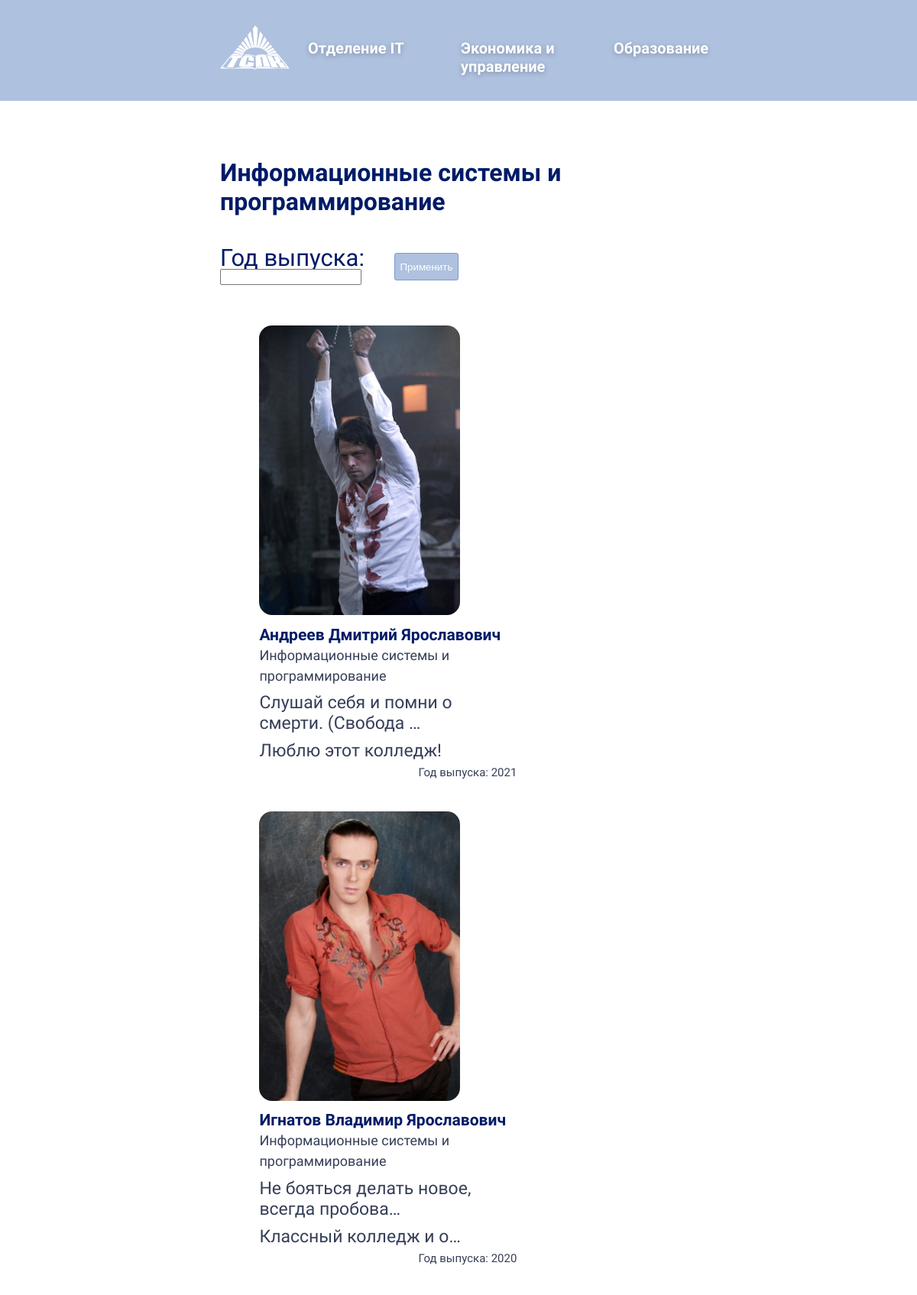
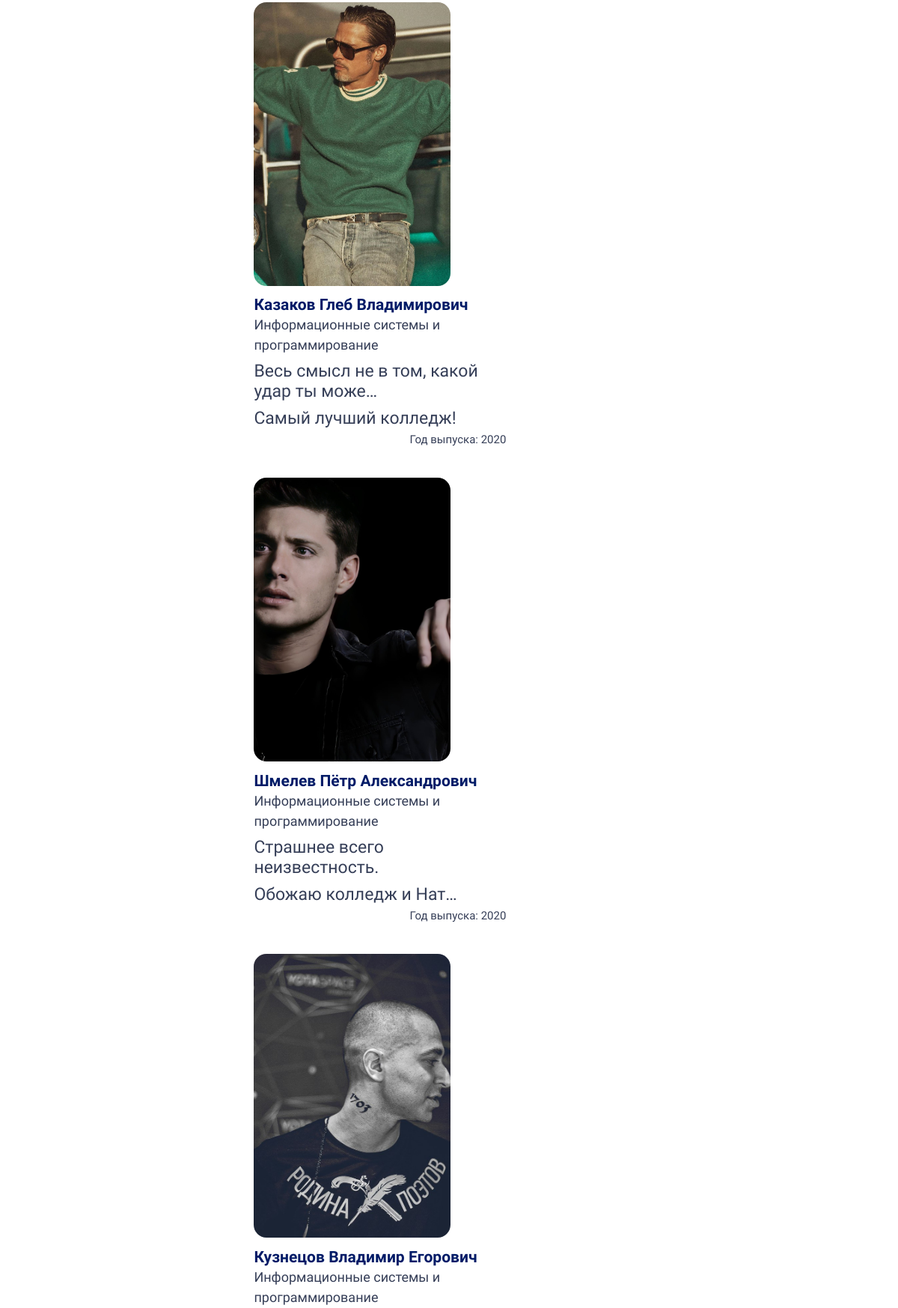
Page /11 (upper part) on the committed database (2 pictures, top to bottom).
### core/models.py (models this page shows, shortened)
class Category(models.Model):
    parent = models.ForeignKey('self', on_delete=models.CASCADE, null=True, blank=True,verbose_name='Отделение')
    category_text = models.CharField(max_length=100,verbose_name='Специальность')
    def __str__(self):
        return self.category_text

class Card(models.Model):
    name = models.CharField(verbose_name='ФИО', max_length=1000)
    category = models.ForeignKey(Category, on_delete=models.CASCADE,  null=True, blank=True, verbose_name='специальность')
    kredo = models.TextField(max_length=1000, blank=True)
    ava = models.ImageField(upload_to=add_path, default=None)
    otzyv = models.TextField(max_length=1000)
    god_grad = models.IntegerField('Год выпуска', blank=True)

### core/views.py (the view)
# urls.py: path('<int:category_id>', views.cat_ord, name='cat_ord'),
def cat_ord(request, category_id):
    form = FilterForm(request.GET)
    category = get_object_or_404(Category, id=category_id)
    cards = Card.objects.filter(category=category).order_by('-god_grad')
    categories = Category.objects.get(id=category_id)
    if form.is_valid():
        if form.cleaned_data["god_grad"]:
            cards = cards.filter(god_grad__exact=form.cleaned_data["god_grad"])
    context = {
        'categories': categories,
        'cards': cards,
        'form': form,
    }
    return render(request, 'cat.html', context)

### Gallery/forms.py
class FilterForm(forms.Form):
    god_grad = forms.IntegerField(label="Год выпуска", required=False)

### core/templatetags/common_tags.py (called while the page is built)
@register.inclusion_tag('header.html', takes_context=True)
def show_top_menu(context):
    categories = Category.objects.filter(parent=None)
    return {
        'categories': categories,
    }

### templates/cat.html (shortened to what this page needs)
{% extends 'layout_card.html' %}
{% load static%}
{% block unique_content%}
<section class="container">
<h1 class="cat_name">{{categories}}</h1>
<form class="form" action="" method="get">
{{form.as_p}}
<input class="prim" type="submit" value="Применить">
</form>
{% if cards %}
    <ul class="cards">
       {% for card in cards %}
       <a href="{% url 'card_detail' card.id %}">
        <div class="card">
        <div>
            <img src="{{ card.ava.url }}" alt="фото">
        </div>
        <div class="card-bl">
            <h3 class="fio-card">{{ card.name }}</h3>
            <a class="card-card" href="{% url 'cat_ord' card.category.id %}">{{ card.category.category_text }}</a>
            <p class="card-card">{{ card.kredo|truncatechars:40 }}</p>
            <p class="card-card">{{ card.otzyv|truncatechars:21 }}</p>
            <p class="card-card right">Год выпуска: {{ card.god_grad}}</p>
        </div>
    </div>
    </a>
                            {% endfor%}
    </ul>
    {% else %}
    <p class='err'>К сожалению, пока объявлений по данной категории нету:(</p>
{% endif %}
        </section>
{% endblock%}

### templates/header.html (shortened to what this page needs)
{% load static%}
                <div id="nav">
                    <nav>
                        <ul class="navig">
                            <li>
                                <a href="{% url 'otdel-slide'%}">
                                    <img src="{% static 'img/logo.png' %}" alt="TSPK">
                                </a>
                            </li>
 {% for category in categories %}
                            <li class="menu-li">
                                <a href="{% url 'cat_ord' category.id %}">{{ category}}</a>
                            </li>
                            {% endfor %}
                        </ul>
                    </nav>
                </div>

### core/static/css/style_card.css (style rules this page uses)
.container { padding: 1rem 18rem; }
body { padding: 0; margin: 0; font-family: 'Play', sans-serif; }
a { text-decoration: none; }
ul { padding: 0; list-style: none; }
.container { padding: 3rem 18rem; }
#nav { position: relative; background-color: #AEC1DF; height: 100px; }
nav { display: flex; justify-content: space-between; flex-direction: row; }
.navig { display: flex; justify-content: space-between; flex-direction: row; }
.menu-li { margin: 1.2em 0; width: 200px; }
.menu-li a { font-weight: bold; font-size: 20px; color: #FFFFFF; text-shadow: 0px 2px 6px rgba(0, 0, 0, 0.25); }
.navig img { margin-right: 1.5em; }
.right { font-size: 15px; float: right; }
.card img { width: 262.61px; height: 379px; border-radius: 17px; object-fit: cover; }
.cards { display: flex; flex-wrap: wrap; }
.card { width: 337px; height: auto; font-size: 23px; color: #363F58; margin: 1rem 2.9rem; padding: 5px; }
.card p, h3, h5 { margin: 0; margin-top: 0.4em; overflow-wrap: normal; word-wrap: break-word; word-break: normal; line-break: auto; hyphens: manual; }
.card a { font-size: 18px; color: #363F58; }
.fio-card { color: #001B67; }
.cat_name { color: #001B67; font-size: 32px; }
.form label { font-size: 31px; color: #001B67; line-height: 26px; }
.form { width: 50%; display: flex; justify-content: space-evenly; }
.prim { height: 36px; padding: 0.5em; width: 120px; color: #fff; border-radius: 3px; border: solid #7999cc 1px; background-color: #aec1df; margin: auto; }

### rows in the picture
Category: category_text "Отделение IT"
Category: category_text "Экономика и управление"
Category: category_text "Образование"
Category: category_text "Информационные системы и программирование"
Card: ava (picture), name "Андреев Дмитрий Ярославович", category.category_text "Информационные системы и программирование", kredo "Слушай себя и помни о смерти. (Свобода …", otzyv "Люблю этот колледж!", god_grad "2021"
Card: ava (picture), name "Игнатов Владимир Ярославович", category.category_text "Информационные системы и программирование", kredo "Не бояться делать новое, всегда пробова…", otzyv "Классный колледж и о…", god_grad "2020"
Card: ava (picture), name "Казаков Глеб Владимирович", category.category_text "Информационные системы и программирование", kredo "Весь смысл не в том, какой удар ты може…", otzyv "Самый лучший колледж!", god_grad "2020"
Card: ava (picture), name "Шмелев Пётр Александрович", category.category_text "Информационные системы и программирование", kredo "Страшнее всего неизвестность.", otzyv "Обожаю колледж и Нат…", god_grad "2020"
Card: ava (picture), name "Кузнецов Владимир Егорович", category.category_text "Информационные системы и программирование"
